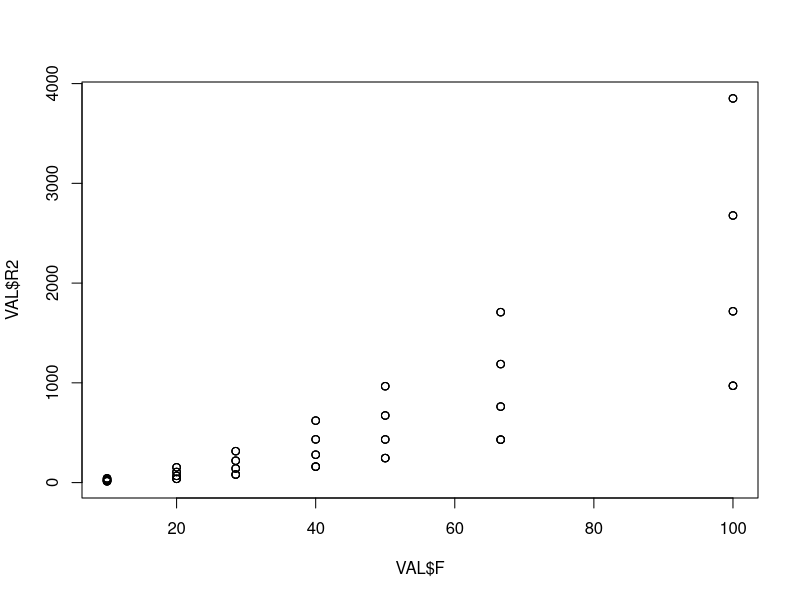
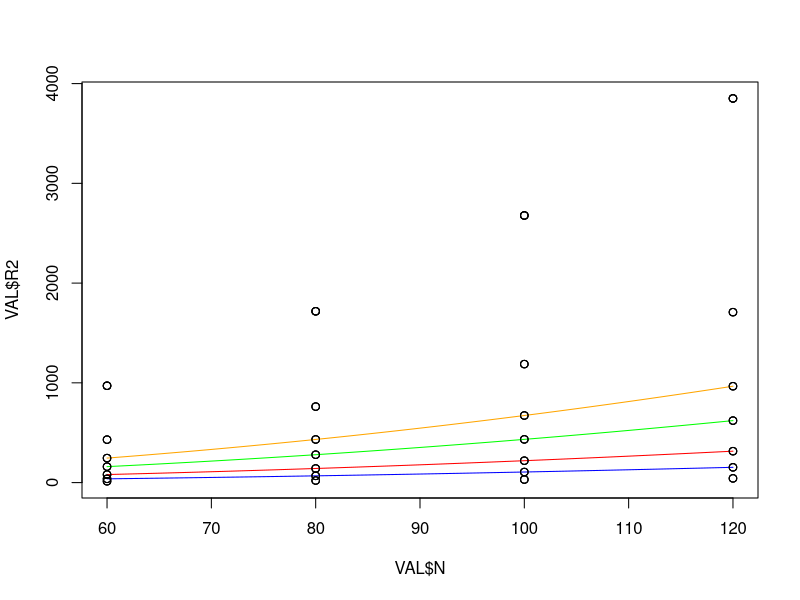
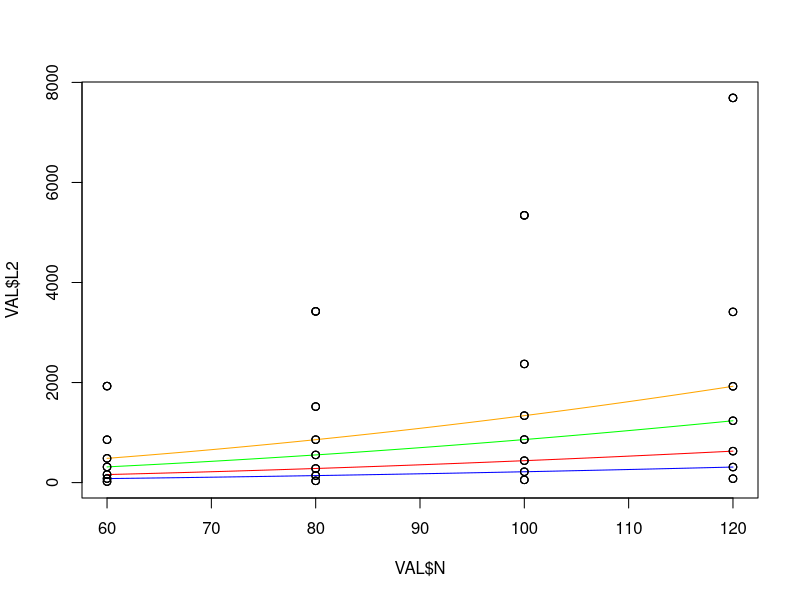
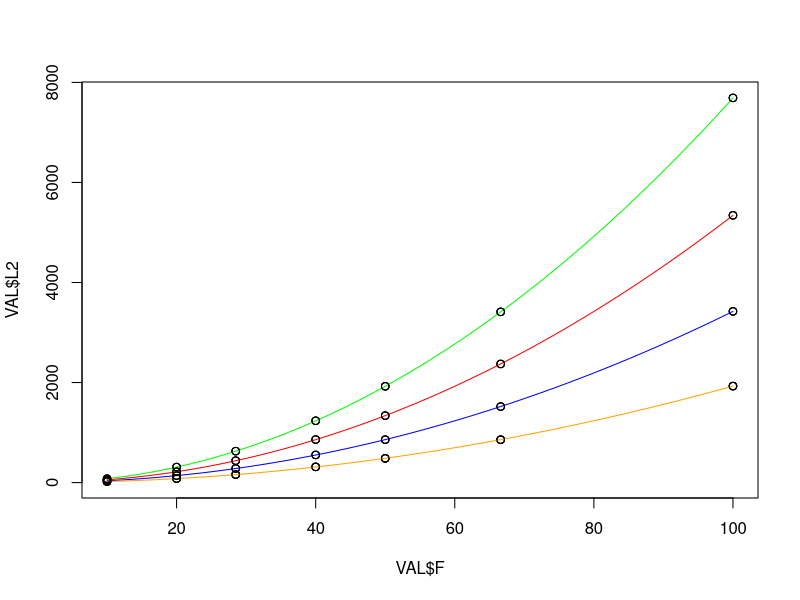

Generate these figures, in order, with R: (Note: this script raises an error after producing the figures.)
#--------- AUTRE MODELE   -------------------------------------------------------------------------------

# Génération des résistances


inductances2<-c()
frequencies<-c(10,20,28.5,40,50,66.6,100)
nTypes<-c(60, 80, 100, 120)
echs<-c()
colr<-c("blue", "red", "green", "orange")

F<-rep(frequencies, 4)
N<-c(rep(nTypes[1],7), rep(nTypes[2],7), rep(nTypes[3],7),rep(nTypes[4],7))


facteurR<-1500
resistances2<-c()

modR2<-function(F, N) {
  y<-(0.04*N^2+1) * F^2 + (0.001*N^2-10) *F  + (0.02*N^2 + 1)
  return(y/facteurR)
}

for(k in 1:3){
  
  for(i in nTypes){
    
    R2<-modR2(c(10,20,28.5,40,50,66.6,100),i)
    resistances2<-append(resistances2, R2)
    echs<-append(echs, k)
    
  }
  
}
resistances2<-round(resistances2 + (rnorm(7)+1)*2,2)
data<-data.frame(echs, N, F, resistances2)

colnames(data)[4] = "R2"


# # Réprésentation des résistances - modèle 2
#
# # Résistance vs Fréquence

c<-0
compteur<-1
f<-seq(10, 100, by=1)
VAL=data[data$N == 60 & data$echs==1,]
plot(VAL$F, VAL$R2, ylim=c(0, max(data$R2)+10))

for(e in unique(echs)){
  for (n in nTypes){


    VAL=data[data$N == n & data$echs==e,]
    mod <- lm(VAL$R2~VAL$F+I(VAL$F^2), data=VAL)


    print(summary(mod))
    titre<-paste("Inductance / Fréquence - N=", as.character(n), "pour éch:", as.character(e))
    Rest2<-function(F){mod$coefficients[1]  + mod$coefficients[2] * F +   mod$coefficients[3] * F^2}

    print(paste("COMPTEUR:", compteur))
    compteur<-compteur + 1


    points(VAL$F, VAL$R2)
    lines(f, Rest2(f), col=colr[c])

  }

}

# # Résistance vs spires




c<-0
compteur<-1
n<-seq(60, 120, by=1)
VAL=data[data$F == 100 & data$echs==1,]
plot(VAL$N, VAL$R2, ylim=c(0, max(data$R2)+10))


for(e in unique(echs)){
  for (f in frequencies){


    VAL=data[data$F == f & data$echs==e,]
    mod <- lm(VAL$R2~VAL$N+I(VAL$N^2), data=VAL)


    print(summary(mod))
    titre<-paste("Inductance / Fréquence - N=", as.character(n), "pour éch:", as.character(e))
    Rest2N<-function(N){mod$coefficients[1]  + mod$coefficients[2] * N +   mod$coefficients[3] * N^2}

    print(paste("COMPTEUR:", compteur))
    compteur<-compteur + 1


    points(VAL$N, VAL$R2)
    lines(n, Rest2N(n), col=colr[c])

    c<-c + 1

  }

}




# #---------------------------------   Autre modèle - Inductance  -------------------------------------------------------------------------


inductances2<-c()
facteurI<-1500
modL2<-function(F, N) {
  y<-(0.08*N^2+1) * F^2 + (0.001*N^2+1) *F  + (0.02*N^2 + 1)
  return(y/facteurI)
}

for(k in 1:3){

  for(i in nTypes){

    L2<-modL2(c(10,20,28.5,40,50,66.6,100),i)
    inductances2<-append(inductances2, L2)

  }

}
inductances2<-round(inductances2 + (rnorm(7)+1)*2,2)
data<-data.frame(echs, N, F, resistances2, inductances2)

colnames(data)[4] = "R2"
colnames(data)[5] = "L2"


# # Réprésentation des inductances - modèle 2
#
# # Inductance vs spires

c<-0
compteur<-1
n<-seq(60, 120, by=1)
VAL=data[data$F == 100 & data$echs==1,]
plot(VAL$N, VAL$L2, ylim=c(0, max(data$L2)+10))


for(e in unique(echs)){
  for (f in frequencies){


    VAL=data[data$F == f & data$echs==e,]
    mod <- lm(VAL$L2~VAL$N+I(VAL$N^2), data=VAL)


    print(summary(mod))
    titre<-paste("Inductance / Fréquence - N=", as.character(n), "pour éch:", as.character(e))
    Iest2N<-function(N){mod$coefficients[1]  + mod$coefficients[2] * N +   mod$coefficients[3] * N^2}

    print(paste("COMPTEUR:", compteur))
    compteur<-compteur + 1


    points(VAL$N, VAL$L2)
    lines(n, Iest2N(n), col=colr[c])

    c<-c + 1

  }

}

# # Inductance vs Fréquence

c<-0
compteur<-1
f<-seq(10, 100, by=1)
VAL=data[data$N == 60 & data$echs==1,]
plot(VAL$F, VAL$L2, ylim=c(0, max(data$L2)+10))

for(e in unique(echs)){
  for (n in nTypes){


    VAL=data[data$N == n & data$echs==e,]
    mod <- lm(VAL$L2~VAL$F+I(VAL$F^2), data=VAL)


    print(summary(mod))
    titre<-paste("Inductance / Fréquence - N=", as.character(n), "pour éch:", as.character(e))
    Iest2<-function(F){mod$coefficients[1]  + mod$coefficients[2] * F +   mod$coefficients[3] * F^2}

    print(paste("COMPTEUR:", compteur))
    compteur<-compteur + 1


    points(VAL$F, VAL$L2)
    lines(f, Iest2(f), col=colr[c])
    c<-c + 1

  }

}




# Enregistrement des données

write.csv(data,"./data/data.csv", row.names = FALSE)

